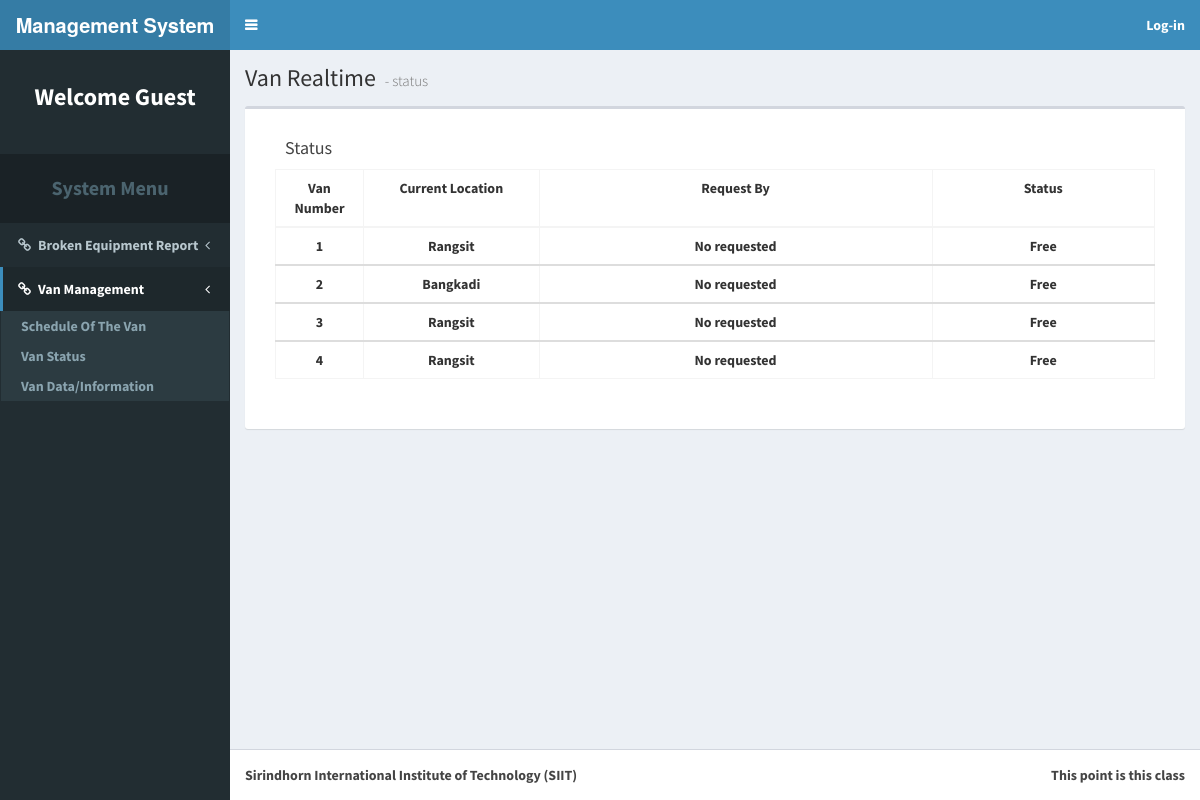
The app's page /vanindex.php?mode=1, older data.
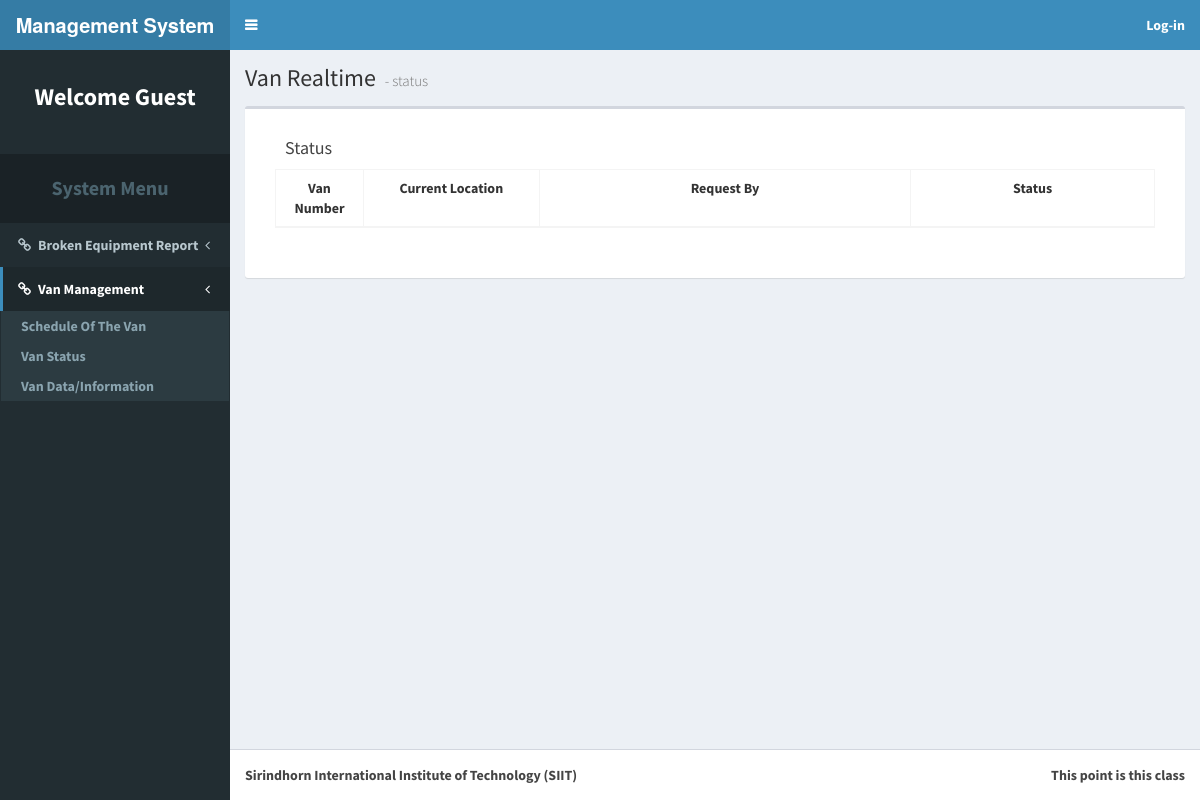
The same page, newer data.
### tables this page shows
CREATE TABLE `van` (
  `van_no` int(11) NOT NULL AUTO_INCREMENT,
  `location` varchar(255) NOT NULL DEFAULT 'Rangsit',
  `status` varchar(255) NOT NULL DEFAULT 'Free',
  `driver_no` int(11) NOT NULL COMMENT 'driver_no = memer_no (membr table)',
  `current_location` varchar(255) NOT NULL DEFAULT 'Rangsit',
  `request_by` varchar(255) NOT NULL DEFAULT 'No requested',
  `van_license_plate` varchar(50) DEFAULT NULL,
  PRIMARY KEY (`van_no`)
);

### vanindex.php (the view, shortened to what the changed rows need)
<!DOCTYPE html>
<?php
require_once('connect.php');
?>
<html>
<head>
  <link rel="stylesheet" href="bootstrap/css/bootstrap.css">
  <link rel="stylesheet" href="https://cdnjs.cloudflare.com/ajax/libs/font-awesome/4.5.0/css/font-awesome.min.css">
  <link rel="stylesheet" href="https://cdnjs.cloudflare.com/ajax/libs/ionicons/2.0.1/css/ionicons.min.css">
  <link rel="stylesheet" href="dist/css/AdminLTE.css">
  <link rel="stylesheet" href="dist/css/skins/skin-blue.css">
  <link rel="stylesheet" href="plugins/datatables/dataTables.bootstrap.css">
</head>
<body class="hold-transition skin-blue sidebar-mini">
<div class="wrapper">
  <div class="content-wrapper">
    <?php
      if($_GET['mode'] == 0){
     ?>
    <section class="content-header">
      <center>
        <h1>
          Please Select Van number to see the Schedule.
        </h1>
      </center>
    </section>
    <section class="content">
      <center>
        <div class="row" style="padding-top:40px">
          <?php
          $q = 'SELECT * FROM van;';
          $res = $db -> query($q);
          while($row = $res -> fetch_array()){
          ?>
          <div class="col-sm-3">
            <a href="vanSystem.php?mode=0&v=<?php echo $row['van_no']; ?>">
              Van Number <?php echo $row['van_no']; ?>
              <img src="resource/image/van.png" height="100%" width="100%" style="margin-top:10px;margin-bottom:40px" class="user-image" alt="User Image">
            </a>
            <div class="box" style="padding-bottom:30px;padding-left:30px;padding-right:30px">
            <div class="box-header">
              <h4 style="margin-bottom:20px">Today Plan</h4>
            </div>
            <table id="example2" class="table table-bordered table-hover" style="width:100%;" align="center">
                <thead>
                  <tr style="height:25px;">
                    <td style="text-align:center;width:10%;">Time</td>
                    <td style="text-align:center;width:90%;">Destination</td>
                  </tr>
                </thead>
                <tbody>
                  <?php
                    $q1 = 'SELECT * FROM request WHERE   request_assign = '.$row['van_no'].'
                                                    AND request_date = "'.date("Y-m-d").'" ;';
                    $res1 = $db -> query($q1);
                    while($row1 = $res1 -> fetch_array()){
                  ?>
                    <tr style="height:25px;">
                      <td style="text-align:center;width:10%;"><?php echo substr($row1['request_from'],0,5); ?></td>
                      <td style="text-align:center;width:90%;"><?php echo $row1['request_to_place']; ?></td>
                    </tr>
                  <?php
                    }
                  ?>
                </tbody>
            </table>
            </div>
          </div>
          <?php
    			}
          ?>
        </div>
      </center>
    </section>
    <?php
      }
      else if($_GET['mode'] == 1){
    ?>
        <section class="content-header">
          <h1>
            Van Realtime
            <small>- status</small>
          </h1>
        </section>
        <section class="content">
          <div class="box" style="padding-bottom:30px;padding-left:30px;padding-right:30px">
            <table id="example2" class="table table-bordered table-hover" style="width:100%;" align="center">
              <thead>
                <tr>
                  <td style="text-align:center;width:10%">Van Number</td>
                  <td style="text-align:center;width:20%">Current Location</td>
                  <td style="text-align:center">Request By</td>
                  <td style="text-align:center">Status</td>
                </tr>
              </thead>
          <?php
          $q = 'SELECT * FROM van;';
          $res = $db -> query($q);
          while($row = $res -> fetch_array()){
          ?>
          <tbody>
            <tr>
            <td style="text-align:center"><?php echo $row['van_no']; ?></td>
            <td style="text-align:center"><?php echo $row['current_location']; ?></td>
            <td style="text-align:center"><?php echo $row['request_by']; ?></td>
            <td style="text-align:center"><?php echo $row['status']; ?></td>
            </tr>
          </tbody>
          <?php
    			}
          ?>
            </table>
          </div>
        </section>
    <?php
      }
     ?>
  </div>
</div>
</body>
</html>

Row changes from the older to the newer data that the page shows:
removed van: van_no "1", current_location "Rangsit", request_by "No requested", status "Free"
removed van: van_no "2", current_location "Bangkadi", request_by "No requested", status "Free"
removed van: van_no "3", current_location "Rangsit", request_by "No requested", status "Free"
removed van: van_no "4", current_location "Rangsit", request_by "No requested", status "Free"
